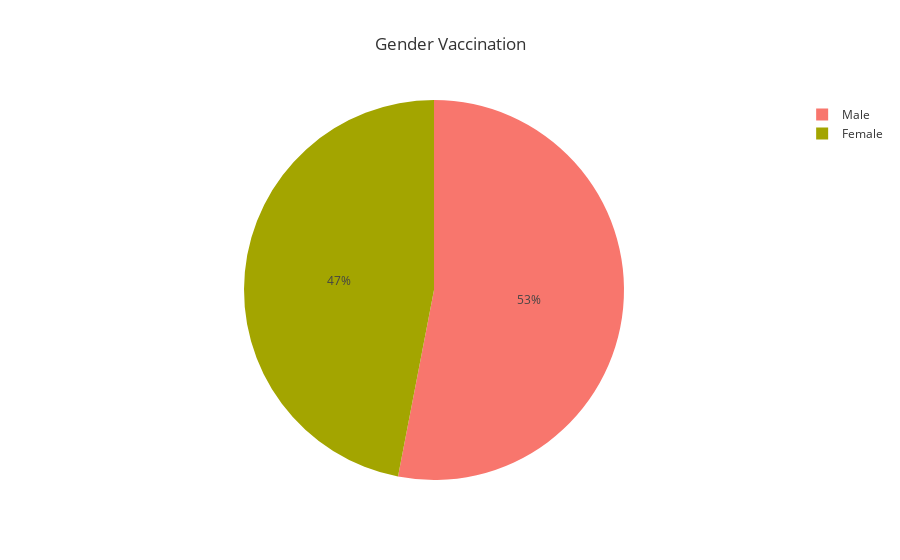

The notebook cell this image was saved under:
### Code cell
# Male VS Female

male = vaccination["Male(Individuals Vaccinated)"].sum()
female = vaccination["Female(Individuals Vaccinated)"].sum()

px.pie(names=["Male", "Female"], values = [male, female], title = "Gender Vaccination", template = "ggplot2")

### Figure 1 — Plotly figure (JSON) as saved in the notebook; plotly's stock layout.template omitted (floating-point values rounded to 4 significant figures)
{"data": [{"domain": {"x": [0, 1], "y": [0, 1]}, "hovertemplate": "label=%{label}<br>value=%{value}<extra></extra>", "labels": ["Male", "Female"], "legendgroup": "", "name": "", "showlegend": true, "type": "pie", "values": [7138698858, 6321628736]}], "layout": {"legend": {"tracegroupgap": 0}, "title": {"text": "Gender Vaccination"}}}
